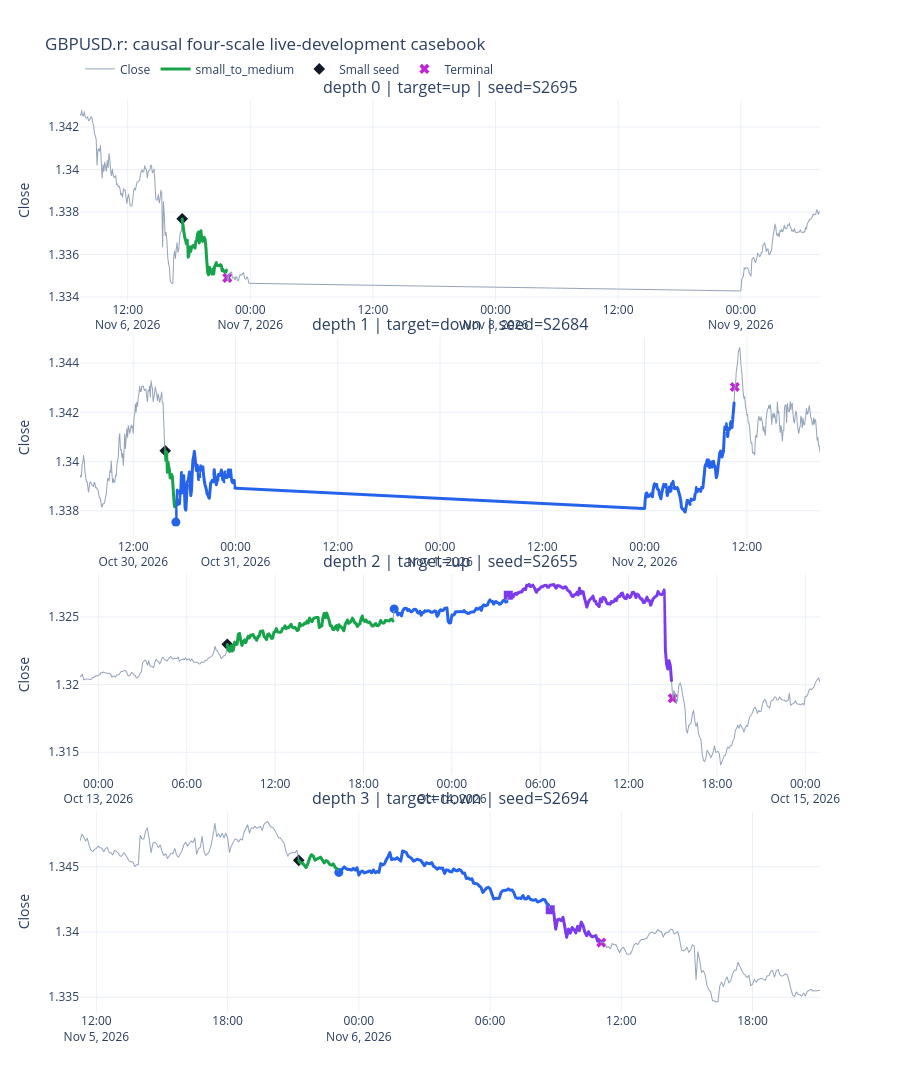

The code cell stored with this chart in its notebook:
### Code cell
def plot_live_casebook(close: pd.Series, panel: pd.DataFrame,
                       examples: pd.DataFrame) -> go.Figure:
    figure = make_subplots(
        rows=len(examples),
        cols=1,
        vertical_spacing=min(0.045, 0.16 / len(examples)),
        subplot_titles=[
            (
                f"depth {int(example.terminal_depth)} | target={example.target_mode} | "
                f"seed={example.seed_small_event_id}"
            )
            for example in examples.itertuples(index=False)
        ],
    )
    stage_colors = {
        Stage.SMALL_TO_MEDIUM.value: "#16a34a",
        Stage.MEDIUM_TO_LARGE.value: "#2563eb",
        Stage.LARGE_TO_MACRO.value: "#7c3aed",
    }

    for row_number, example in enumerate(examples.itertuples(index=False), start=1):
        window_start = max(0, int(example.seed_position) - CASEBOOK_BARS_BEFORE)
        window_end = min(
            len(close), int(example.terminal_position) + CASEBOOK_BARS_AFTER + 1
        )
        price_window = close.iloc[window_start:window_end]
        lineage_path = panel.loc[panel["lineage_id"].eq(example.seed_small_event_id)]

        figure.add_trace(go.Scattergl(
            x=price_window.index,
            y=price_window.to_numpy(),
            mode="lines",
            name="Close",
            legendgroup="close",
            showlegend=row_number == 1,
            line={"color": "#94a3b8", "width": 1.0},
            hovertemplate="time=%{x}<br>close=%{y:.5f}<extra></extra>",
        ), row=row_number, col=1)

        for stage, stage_path in lineage_path.groupby("stage", sort=False):
            figure.add_trace(go.Scattergl(
                x=stage_path["time"],
                y=stage_path["price"],
                mode="lines",
                name=stage,
                legendgroup=stage,
                showlegend=row_number == 1,
                line={"color": stage_colors[stage], "width": 3.0},
                customdata=stage_path[[
                    "elapsed_bars", "target_progress", "lower_r_live",
                    "direction_boundaries", "nested_small_dccs",
                ]].to_numpy(),
                hovertemplate=(
                    f"{stage}<br>time=%{{x}}<br>close=%{{y:.5f}}<br>"
                    "elapsed=%{customdata[0]:.0f}<br>progress=%{customdata[1]:.2%}<br>"
                    "live lower R=%{customdata[2]:.3e}<br>"
                    "boundaries=%{customdata[3]:.0f}<br>"
                    "nested small DCCs=%{customdata[4]:.0f}<extra></extra>"
                ),
            ), row=row_number, col=1)

        markers = [
            ("Small seed", example.seed_time, "#111827", "diamond"),
            ("Medium hand-off", example.medium_time, "#2563eb", "circle"),
            ("Large hand-off", example.large_time, "#7c3aed", "square"),
            ("Terminal", example.terminal_time, "#c026d3", "x"),
        ]
        for label, marker_time, color, symbol in markers:
            if pd.isna(marker_time):
                continue
            marker_position = close.index.get_loc(marker_time)
            figure.add_trace(go.Scatter(
                x=[marker_time],
                y=[close.iloc[marker_position]],
                mode="markers",
                name=label,
                legendgroup=label,
                showlegend=row_number == 1,
                marker={"color": color, "size": 9, "symbol": symbol},
                hovertemplate=f"{label}<br>time=%{{x}}<br>price=%{{y:.5f}}<extra></extra>",
            ), row=row_number, col=1)
        figure.update_yaxes(title_text="Close", row=row_number, col=1)

    figure.update_layout(
        title=f"{SYMBOL}: causal four-scale live-development casebook",
        template="plotly_white",
        height=max(850, 350 * len(examples)),
        hovermode="closest",
        legend={"orientation": "h", "y": 1.05, "x": 0.0},
    )
    return figure


plot_live_casebook(prices, live_panel, casebook_lineages).show()

### Figure 1 — Plotly figure (JSON) as saved in the notebook; plotly's stock layout.template omitted (floating-point values rounded to 4 significant figures; data arrays with more than 128 entries replaced by an {"elided": "..."} marker saying what was removed)
{"data": [{"hovertemplate": "time=%{x}<br>close=%{y:.5f}<extra></extra>", "legendgroup": "close", "line": {"color": "#94a3b8", "width": 1.0}, "mode": "lines", "name": "Close", "showlegend": true, "x": {"elided": "294 str values"}, "y": {"elided": "294 float values"}, "type": "scattergl", "xaxis": "x", "yaxis": "y"}, {"customdata": {"elided": "53x5 float values"}, "hovertemplate": "small_to_medium<br>time=%{x}<br>close=%{y:.5f}<br>elapsed=%{customdata[0]:.0f}<br>progress=%{customdata[1]:.2%}<br>live lower R=%{customdata[2]:.3e}<br>boundaries=%{customdata[3]:.0f}<br>nested small DCCs=%{customdata[4]:.0f}<extra></extra>", "legendgroup": "small_to_medium", "line": {"color": "#16a34a", "width": 3.0}, "mode": "lines", "name": "small_to_medium", "showlegend": true, "x": ["2026-11-06T17:20:00.000000", "2026-11-06T17:25:00.000000", "2026-11-06T17:30:00.000000", "2026-11-06T17:35:00.000000", "2026-11-06T17:40:00.000000", "2026-11-06T17:45:00.000000", "2026-11-06T17:50:00.000000", "2026-11-06T17:55:00.000000", "2026-11-06T18:00:00.000000", "2026-11-06T18:05:00.000000", "2026-11-06T18:10:00.000000", "2026-11-06T18:15:00.000000", "2026-11-06T18:20:00.000000", "2026-11-06T18:25:00.000000", "2026-11-06T18:30:00.000000", "2026-11-06T18:35:00.000000", "2026-11-06T18:40:00.000000", "2026-11-06T18:45:00.000000", "2026-11-06T18:50:00.000000", "2026-11-06T18:55:00.000000", "2026-11-06T19:00:00.000000", "2026-11-06T19:05:00.000000", "2026-11-06T19:10:00.000000", "2026-11-06T19:15:00.000000", "2026-11-06T19:20:00.000000", "2026-11-06T19:25:00.000000", "2026-11-06T19:30:00.000000", "2026-11-06T19:35:00.000000", "2026-11-06T19:40:00.000000", "2026-11-06T19:45:00.000000", "2026-11-06T19:50:00.000000", "2026-11-06T19:55:00.000000", "2026-11-06T20:00:00.000000", "2026-11-06T20:05:00.000000", "2026-11-06T20:10:00.000000", "2026-11-06T20:15:00.000000", "2026-11-06T20:20:00.000000", "2026-11-06T20:25:00.000000", "2026-11-06T20:30:00.000000", "2026-11-06T20:35:00.000000", "2026-11-06T20:40:00.000000", "2026-11-06T20:45:00.000000", "2026-11-06T20:50:00.000000", "2026-11-06T20:55:00.000000", "2026-11-06T21:00:00.000000", "2026-11-06T21:05:00.000000", "2026-11-06T21:10:00.000000", "2026-11-06T21:15:00.000000", "2026-11-06T21:20:00.000000", "2026-11-06T21:25:00.000000", "2026-11-06T21:30:00.000000", "2026-11-06T21:35:00.000000", "2026-11-06T21:40:00.000000"], "y": [1.338, 1.337, 1.337, 1.337, 1.337, 1.337, 1.337, 1.336, 1.336, 1.336, 1.336, 1.336, 1.336, 1.336, 1.336, 1.336, 1.337, 1.337, 1.337, 1.337, 1.337, 1.337, 1.337, 1.337, 1.337, 1.337, 1.337, 1.337, 1.336, 1.336, 1.335, 1.335, 1.335, 1.335, 1.335, 1.335, 1.335, 1.335, 1.335, 1.336, 1.336, 1.335, 1.336, 1.335, 1.336, 1.336, 1.335, 1.335, 1.335, 1.335, 1.335, 1.335, 1.335], "type": "scattergl", "xaxis": "x", "yaxis": "y"}, {"hovertemplate": "Small seed<br>time=%{x}<br>price=%{y:.5f}<extra></extra>", "legendgroup": "Small seed", "marker": {"color": "#111827", "size": 9, "symbol": "diamond"}, "mode": "markers", "name": "Small seed", "showlegend": true, "x": ["2026-11-06T17:20:00+02:00"], "y": [1.338], "type": "scatter", "xaxis": "x", "yaxis": "y"}, {"hovertemplate": "Terminal<br>time=%{x}<br>price=%{y:.5f}<extra></extra>", "legendgroup": "Terminal", "marker": {"color": "#c026d3", "size": 9, "symbol": "x"}, "mode": "markers", "name": "Terminal", "showlegend": true, "x": ["2026-11-06T21:45:00+02:00"], "y": [1.335], "type": "scatter", "xaxis": "x", "yaxis": "y"}, {"hovertemplate": "time=%{x}<br>close=%{y:.5f}<extra></extra>", "legendgroup": "close", "line": {"color": "#94a3b8", "width": 1.0}, "mode": "lines", "name": "Close", "showlegend": false, "x": {"elided": "467 str values"}, "y": {"elided": "467 float values"}, "type": "scattergl", "xaxis": "x2", "yaxis": "y2"}, {"customdata": [[0.0, 0.5304, 0.0001061, 1.0, 0.0], [1.0, 0.603, 0.0001149, 1.0, 0.0], [2.0, 0.5416, 9.847e-05, 1.0, 0.0], [3.0, 0.6923, 0.0001204, 1.0, 0.0], [4.0, 0.6179, 0.000103, 1.0, 0.0], [5.0, 0.6532, 0.0001045, 1.0, 0.0], [6.0, 0.6737, 0.0001036, 1.0, 0.0], [7.0, 0.7351, 0.0001089, 1.0, 0.0], [8.0, 0.7147, 0.0001021, 1.0, 0.0], [9.0, 0.7091, 9.78e-05, 1.0, 0.0], [10.0, 0.7221, 9.628e-05, 1.0, 0.0], [11.0, 0.8003, 0.0001033, 1.0, 0.0], [12.0, 0.8822, 0.0001103, 1.0, 0.0], [13.0, 0.9492, 0.000115, 1.0, 0.0], [14.0, 0.9529, 0.0001121, 1.0, 0.0]], "hovertemplate": "small_to_medium<br>time=%{x}<br>close=%{y:.5f}<br>elapsed=%{customdata[0]:.0f}<br>progress=%{customdata[1]:.2%}<br>live lower R=%{customdata[2]:.3e}<br>boundaries=%{customdata[3]:.0f}<br>nested small DCCs=%{customdata[4]:.0f}<extra></extra>", "legendgroup": "small_to_medium", "line": {"color": "#16a34a", "width": 3.0}, "mode": "lines", "name": "small_to_medium", "showlegend": false, "x": ["2026-10-30T15:45:00.000000", "2026-10-30T15:50:00.000000", "2026-10-30T15:55:00.000000", "2026-10-30T16:00:00.000000", "2026-10-30T16:05:00.000000", "2026-10-30T16:10:00.000000", "2026-10-30T16:15:00.000000", "2026-10-30T16:20:00.000000", "2026-10-30T16:25:00.000000", "2026-10-30T16:30:00.000000", "2026-10-30T16:35:00.000000", "2026-10-30T16:40:00.000000", "2026-10-30T16:45:00.000000", "2026-10-30T16:50:00.000000", "2026-10-30T16:55:00.000000"], "y": [1.34, 1.34, 1.34, 1.34, 1.34, 1.34, 1.34, 1.339, 1.339, 1.339, 1.339, 1.339, 1.339, 1.338, 1.338], "type": "scattergl", "xaxis": "x2", "yaxis": "y2"}, {"customdata": {"elided": "211x5 float values"}, "hovertemplate": "medium_to_large<br>time=%{x}<br>close=%{y:.5f}<br>elapsed=%{customdata[0]:.0f}<br>progress=%{customdata[1]:.2%}<br>live lower R=%{customdata[2]:.3e}<br>boundaries=%{customdata[3]:.0f}<br>nested small DCCs=%{customdata[4]:.0f}<extra></extra>", "legendgroup": "medium_to_large", "line": {"color": "#2563eb", "width": 3.0}, "mode": "lines", "name": "medium_to_large", "showlegend": false, "x": {"elided": "211 str values"}, "y": {"elided": "211 float values"}, "type": "scattergl", "xaxis": "x2", "yaxis": "y2"}, {"hovertemplate": "Small seed<br>time=%{x}<br>price=%{y:.5f}<extra></extra>", "legendgroup": "Small seed", "marker": {"color": "#111827", "size": 9, "symbol": "diamond"}, "mode": "markers", "name": "Small seed", "showlegend": false, "x": ["2026-10-30T15:45:00+02:00"], "y": [1.34], "type": "scatter", "xaxis": "x2", "yaxis": "y2"}, {"hovertemplate": "Medium hand-off<br>time=%{x}<br>price=%{y:.5f}<extra></extra>", "legendgroup": "Medium hand-off", "marker": {"color": "#2563eb", "size": 9, "symbol": "circle"}, "mode": "markers", "name": "Medium hand-off", "showlegend": false, "x": ["2026-10-30T17:00:00+02:00"], "y": [1.338], "type": "scatter", "xaxis": "x2", "yaxis": "y2"}, {"hovertemplate": "Terminal<br>time=%{x}<br>price=%{y:.5f}<extra></extra>", "legendgroup": "Terminal", "marker": {"color": "#c026d3", "size": 9, "symbol": "x"}, "mode": "markers", "name": "Terminal", "showlegend": false, "x": ["2026-11-02T10:35:00+02:00"], "y": [1.343], "type": "scatter", "xaxis": "x2", "yaxis": "y2"}, {"hovertemplate": "time=%{x}<br>close=%{y:.5f}<extra></extra>", "legendgroup": "close", "line": {"color": "#94a3b8", "width": 1.0}, "mode": "lines", "name": "Close", "showlegend": false, "x": {"elided": "604 str values"}, "y": {"elided": "604 float values"}, "type": "scattergl", "xaxis": "x3", "yaxis": "y3"}, {"customdata": {"elided": "136x5 float values"}, "hovertemplate": "small_to_medium<br>time=%{x}<br>close=%{y:.5f}<br>elapsed=%{customdata[0]:.0f}<br>progress=%{customdata[1]:.2%}<br>live lower R=%{customdata[2]:.3e}<br>boundaries=%{customdata[3]:.0f}<br>nested small DCCs=%{customdata[4]:.0f}<extra></extra>", "legendgroup": "small_to_medium", "line": {"color": "#16a34a", "width": 3.0}, "mode": "lines", "name": "small_to_medium", "showlegend": false, "x": {"elided": "136 str values"}, "y": {"elided": "136 float values"}, "type": "scattergl", "xaxis": "x3", "yaxis": "y3"}, {"customdata": {"elided": "93x5 float values"}, "hovertemplate": "medium_to_large<br>time=%{x}<br>close=%{y:.5f}<br>elapsed=%{customdata[0]:.0f}<br>progress=%{customdata[1]:.2%}<br>live lower R=%{customdata[2]:.3e}<br>boundaries=%{customdata[3]:.0f}<br>nested small DCCs=%{customdata[4]:.0f}<extra></extra>", "legendgroup": "medium_to_large", "line": {"color": "#2563eb", "width": 3.0}, "mode": "lines", "name": "medium_to_large", "showlegend": false, "x": ["2026-10-13T20:05:00.000000", "2026-10-13T20:10:00.000000", "2026-10-13T20:15:00.000000", "2026-10-13T20:20:00.000000", "2026-10-13T20:25:00.000000", "2026-10-13T20:30:00.000000", "2026-10-13T20:35:00.000000", "2026-10-13T20:40:00.000000", "2026-10-13T20:45:00.000000", "2026-10-13T20:50:00.000000", "2026-10-13T20:55:00.000000", "2026-10-13T21:00:00.000000", "2026-10-13T21:05:00.000000", "2026-10-13T21:10:00.000000", "2026-10-13T21:15:00.000000", "2026-10-13T21:20:00.000000", "2026-10-13T21:25:00.000000", "2026-10-13T21:30:00.000000", "2026-10-13T21:35:00.000000", "2026-10-13T21:40:00.000000", "2026-10-13T21:45:00.000000", "2026-10-13T21:50:00.000000", "2026-10-13T21:55:00.000000", "2026-10-13T22:00:00.000000", "2026-10-13T22:05:00.000000", "2026-10-13T22:10:00.000000", "2026-10-13T22:15:00.000000", "2026-10-13T22:20:00.000000", "2026-10-13T22:25:00.000000", "2026-10-13T22:30:00.000000", "2026-10-13T22:35:00.000000", "2026-10-13T22:40:00.000000", "2026-10-13T22:45:00.000000", "2026-10-13T22:50:00.000000", "2026-10-13T22:55:00.000000", "2026-10-13T23:00:00.000000", "2026-10-13T23:05:00.000000", "2026-10-13T23:10:00.000000", "2026-10-13T23:15:00.000000", "2026-10-13T23:20:00.000000", "2026-10-13T23:25:00.000000", "2026-10-13T23:30:00.000000", "2026-10-13T23:35:00.000000", "2026-10-13T23:40:00.000000", "2026-10-13T23:45:00.000000", "2026-10-13T23:50:00.000000", "2026-10-13T23:55:00.000000", "2026-10-14T00:00:00.000000", "2026-10-14T00:05:00.000000", "2026-10-14T00:10:00.000000", "2026-10-14T00:15:00.000000", "2026-10-14T00:20:00.000000", "2026-10-14T00:25:00.000000", "2026-10-14T00:30:00.000000", "2026-10-14T00:35:00.000000", "2026-10-14T00:40:00.000000", "2026-10-14T00:45:00.000000", "2026-10-14T00:50:00.000000", "2026-10-14T00:55:00.000000", "2026-10-14T01:00:00.000000", "2026-10-14T01:05:00.000000", "2026-10-14T01:10:00.000000", "2026-10-14T01:15:00.000000", "2026-10-14T01:20:00.000000", "2026-10-14T01:25:00.000000", "2026-10-14T01:30:00.000000", "2026-10-14T01:35:00.000000", "2026-10-14T01:40:00.000000", "2026-10-14T01:45:00.000000", "2026-10-14T01:50:00.000000", "2026-10-14T01:55:00.000000", "2026-10-14T02:00:00.000000", "2026-10-14T02:05:00.000000", "2026-10-14T02:10:00.000000", "2026-10-14T02:15:00.000000", "2026-10-14T02:20:00.000000", "2026-10-14T02:25:00.000000", "2026-10-14T02:30:00.000000", "2026-10-14T02:35:00.000000", "2026-10-14T02:40:00.000000", "2026-10-14T02:45:00.000000", "2026-10-14T02:50:00.000000", "2026-10-14T02:55:00.000000", "2026-10-14T03:00:00.000000", "2026-10-14T03:05:00.000000", "2026-10-14T03:10:00.000000", "2026-10-14T03:15:00.000000", "2026-10-14T03:20:00.000000", "2026-10-14T03:25:00.000000", "2026-10-14T03:30:00.000000", "2026-10-14T03:35:00.000000", "2026-10-14T03:40:00.000000", "2026-10-14T03:45:00.000000"], "y": [1.326, 1.326, 1.326, 1.325, 1.325, 1.325, 1.325, 1.325, 1.326, 1.326, 1.326, 1.325, 1.326, 1.325, 1.325, 1.325, 1.326, 1.326, 1.326, 1.325, 1.325, 1.325, 1.325, 1.325, 1.325, 1.325, 1.325, 1.325, 1.325, 1.325, 1.325, 1.325, 1.325, 1.325, 1.325, 1.325, 1.325, 1.325, 1.326, 1.325, 1.325, 1.326, 1.326, 1.326, 1.325, 1.325, 1.325, 1.325, 1.325, 1.325, 1.325, 1.325, 1.325, 1.325, 1.325, 1.325, 1.325, 1.325, 1.325, 1.325, 1.325, 1.325, 1.325, 1.325, 1.325, 1.325, 1.326, 1.326, 1.326, 1.326, 1.326, 1.325, 1.326, 1.326, 1.326, 1.326, 1.326, 1.326, 1.326, 1.326, 1.326, 1.326, 1.326, 1.326, 1.326, 1.326, 1.326, 1.326, 1.326, 1.326, 1.326, 1.326, 1.326], "type": "scattergl", "xaxis": "x3", "yaxis": "y3"}, {"customdata": {"elided": "134x5 float values"}, "hovertemplate": "large_to_macro<br>time=%{x}<br>close=%{y:.5f}<br>elapsed=%{customdata[0]:.0f}<br>progress=%{customdata[1]:.2%}<br>live lower R=%{customdata[2]:.3e}<br>boundaries=%{customdata[3]:.0f}<br>nested small DCCs=%{customdata[4]:.0f}<extra></extra>", "legendgroup": "large_to_macro", "line": {"color": "#7c3aed", "width": 3.0}, "mode": "lines", "name": "large_to_macro", "showlegend": false, "x": {"elided": "134 str values"}, "y": {"elided": "134 float values"}, "type": "scattergl", "xaxis": "x3", "yaxis": "y3"}, {"hovertemplate": "Small seed<br>time=%{x}<br>price=%{y:.5f}<extra></extra>", "legendgroup": "Small seed", "marker": {"color": "#111827", "size": 9, "symbol": "diamond"}, "mode": "markers", "name": "Small seed", "showlegend": false, "x": ["2026-10-13T08:45:00+02:00"], "y": [1.323], "type": "scatter", "xaxis": "x3", "yaxis": "y3"}, {"hovertemplate": "Medium hand-off<br>time=%{x}<br>price=%{y:.5f}<extra></extra>", "legendgroup": "Medium hand-off", "marker": {"color": "#2563eb", "size": 9, "symbol": "circle"}, "mode": "markers", "name": "Medium hand-off", "showlegend": false, "x": ["2026-10-13T20:05:00+02:00"], "y": [1.326], "type": "scatter", "xaxis": "x3", "yaxis": "y3"}, {"hovertemplate": "Large hand-off<br>time=%{x}<br>price=%{y:.5f}<extra></extra>", "legendgroup": "Large hand-off", "marker": {"color": "#7c3aed", "size": 9, "symbol": "square"}, "mode": "markers", "name": "Large hand-off", "showlegend": false, "x": ["2026-10-14T03:50:00+02:00"], "y": [1.327], "type": "scatter", "xaxis": "x3", "yaxis": "y3"}, {"hovertemplate": "Terminal<br>time=%{x}<br>price=%{y:.5f}<extra></extra>", "legendgroup": "Terminal", "marker": {"color": "#c026d3", "size": 9, "symbol": "x"}, "mode": "markers", "name": "Terminal", "showlegend": false, "x": ["2026-10-14T15:00:00+02:00"], "y": [1.319], "type": "scatter", "xaxis": "x3", "yaxis": "y3"}, {"hovertemplate": "time=%{x}<br>close=%{y:.5f}<extra></extra>", "legendgroup": "close", "line": {"color": "#94a3b8", "width": 1.0}, "mode": "lines", "name": "Close", "showlegend": false, "x": {"elided": "407 str values"}, "y": {"elided": "407 float values"}, "type": "scattergl", "xaxis": "x4", "yaxis": "y4"}, {"customdata": [[0.0, 0.8444, 0.00013, 1.0, 0.0], [1.0, 0.8777, 0.0001302, 1.0, 0.0], [2.0, 0.8814, 0.0001241, 1.0, 0.0], [3.0, 0.9111, 0.0001238, 1.0, 0.0], [4.0, 0.9463, 0.0001247, 1.0, 0.0], [5.0, 0.8926, 0.0001092, 1.0, 0.0], [6.0, 0.8092, 8.996e-05, 1.0, 0.0], [7.0, 0.7629, 7.848e-05, 1.0, 0.0], [8.0, 0.7833, 7.861e-05, 1.0, 0.0], [9.0, 0.8426, 8.471e-05, 1.0, 0.0], [10.0, 0.824, 7.883e-05, 1.0, 0.0], [11.0, 0.8129, 7.442e-05, 1.0, 0.0], [12.0, 0.7981, 6.981e-05, 1.0, 0.0], [13.0, 0.8407, 7.317e-05, 1.0, 0.0], [14.0, 0.8796, 7.583e-05, 1.0, 0.0], [15.0, 0.8463, 6.929e-05, 1.0, 0.0], [16.0, 0.8611, 6.899e-05, 1.0, 0.0], [17.0, 0.9018, 7.176e-05, 1.0, 0.0], [18.0, 0.9111, 7.077e-05, 1.0, 0.0], [19.0, 0.8944, 6.695e-05, 1.0, 0.0], [20.0, 0.9444, 7.055e-05, 1.0, 0.0], [21.0, 0.9629, 7.065e-05, 1.0, 0.0]], "hovertemplate": "small_to_medium<br>time=%{x}<br>close=%{y:.5f}<br>elapsed=%{customdata[0]:.0f}<br>progress=%{customdata[1]:.2%}<br>live lower R=%{customdata[2]:.3e}<br>boundaries=%{customdata[3]:.0f}<br>nested small DCCs=%{customdata[4]:.0f}<extra></extra>", "legendgroup": "small_to_medium", "line": {"color": "#16a34a", "width": 3.0}, "mode": "lines", "name": "small_to_medium", "showlegend": false, "x": ["2026-11-05T21:15:00.000000", "2026-11-05T21:20:00.000000", "2026-11-05T21:25:00.000000", "2026-11-05T21:30:00.000000", "2026-11-05T21:35:00.000000", "2026-11-05T21:40:00.000000", "2026-11-05T21:45:00.000000", "2026-11-05T21:50:00.000000", "2026-11-05T21:55:00.000000", "2026-11-05T22:00:00.000000", "2026-11-05T22:05:00.000000", "2026-11-05T22:10:00.000000", "2026-11-05T22:15:00.000000", "2026-11-05T22:20:00.000000", "2026-11-05T22:25:00.000000", "2026-11-05T22:30:00.000000", "2026-11-05T22:35:00.000000", "2026-11-05T22:40:00.000000", "2026-11-05T22:45:00.000000", "2026-11-05T22:50:00.000000", "2026-11-05T22:55:00.000000", "2026-11-05T23:00:00.000000"], "y": [1.345, 1.345, 1.345, 1.345, 1.345, 1.345, 1.346, 1.346, 1.346, 1.345, 1.346, 1.346, 1.346, 1.346, 1.345, 1.345, 1.345, 1.345, 1.345, 1.345, 1.345, 1.345], "type": "scattergl", "xaxis": "x4", "yaxis": "y4"}, {"customdata": {"elided": "116x5 float values"}, "hovertemplate": "medium_to_large<br>time=%{x}<br>close=%{y:.5f}<br>elapsed=%{customdata[0]:.0f}<br>progress=%{customdata[1]:.2%}<br>live lower R=%{customdata[2]:.3e}<br>boundaries=%{customdata[3]:.0f}<br>nested small DCCs=%{customdata[4]:.0f}<extra></extra>", "legendgroup": "medium_to_large", "line": {"color": "#2563eb", "width": 3.0}, "mode": "lines", "name": "medium_to_large", "showlegend": false, "x": ["2026-11-05T23:05:00.000000", "2026-11-05T23:10:00.000000", "2026-11-05T23:15:00.000000", "2026-11-05T23:20:00.000000", "2026-11-05T23:25:00.000000", "2026-11-05T23:30:00.000000", "2026-11-05T23:35:00.000000", "2026-11-05T23:40:00.000000", "2026-11-05T23:45:00.000000", "2026-11-05T23:50:00.000000", "2026-11-05T23:55:00.000000", "2026-11-06T00:00:00.000000", "2026-11-06T00:05:00.000000", "2026-11-06T00:10:00.000000", "2026-11-06T00:15:00.000000", "2026-11-06T00:20:00.000000", "2026-11-06T00:25:00.000000", "2026-11-06T00:30:00.000000", "2026-11-06T00:35:00.000000", "2026-11-06T00:40:00.000000", "2026-11-06T00:45:00.000000", "2026-11-06T00:50:00.000000", "2026-11-06T00:55:00.000000", "2026-11-06T01:00:00.000000", "2026-11-06T01:05:00.000000", "2026-11-06T01:10:00.000000", "2026-11-06T01:15:00.000000", "2026-11-06T01:20:00.000000", "2026-11-06T01:25:00.000000", "2026-11-06T01:30:00.000000", "2026-11-06T01:35:00.000000", "2026-11-06T01:40:00.000000", "2026-11-06T01:45:00.000000", "2026-11-06T01:50:00.000000", "2026-11-06T01:55:00.000000", "2026-11-06T02:00:00.000000", "2026-11-06T02:05:00.000000", "2026-11-06T02:10:00.000000", "2026-11-06T02:15:00.000000", "2026-11-06T02:20:00.000000", "2026-11-06T02:25:00.000000", "2026-11-06T02:30:00.000000", "2026-11-06T02:35:00.000000", "2026-11-06T02:40:00.000000", "2026-11-06T02:45:00.000000", "2026-11-06T02:50:00.000000", "2026-11-06T02:55:00.000000", "2026-11-06T03:00:00.000000", "2026-11-06T03:05:00.000000", "2026-11-06T03:10:00.000000", "2026-11-06T03:15:00.000000", "2026-11-06T03:20:00.000000", "2026-11-06T03:25:00.000000", "2026-11-06T03:30:00.000000", "2026-11-06T03:35:00.000000", "2026-11-06T03:40:00.000000", "2026-11-06T03:45:00.000000", "2026-11-06T03:50:00.000000", "2026-11-06T03:55:00.000000", "2026-11-06T04:00:00.000000", "2026-11-06T04:05:00.000000", "2026-11-06T04:10:00.000000", "2026-11-06T04:15:00.000000", "2026-11-06T04:20:00.000000", "2026-11-06T04:25:00.000000", "2026-11-06T04:30:00.000000", "2026-11-06T04:35:00.000000", "2026-11-06T04:40:00.000000", "2026-11-06T04:45:00.000000", "2026-11-06T04:50:00.000000", "2026-11-06T04:55:00.000000", "2026-11-06T05:00:00.000000", "2026-11-06T05:05:00.000000", "2026-11-06T05:10:00.000000", "2026-11-06T05:15:00.000000", "2026-11-06T05:20:00.000000", "2026-11-06T05:25:00.000000", "2026-11-06T05:30:00.000000", "2026-11-06T05:35:00.000000", "2026-11-06T05:40:00.000000", "2026-11-06T05:45:00.000000", "2026-11-06T05:50:00.000000", "2026-11-06T05:55:00.000000", "2026-11-06T06:00:00.000000", "2026-11-06T06:05:00.000000", "2026-11-06T06:10:00.000000", "2026-11-06T06:15:00.000000", "2026-11-06T06:20:00.000000", "2026-11-06T06:25:00.000000", "2026-11-06T06:30:00.000000", "2026-11-06T06:35:00.000000", "2026-11-06T06:40:00.000000", "2026-11-06T06:45:00.000000", "2026-11-06T06:50:00.000000", "2026-11-06T06:55:00.000000", "2026-11-06T07:00:00.000000", "2026-11-06T07:05:00.000000", "2026-11-06T07:10:00.000000", "2026-11-06T07:15:00.000000", "2026-11-06T07:20:00.000000", "2026-11-06T07:25:00.000000", "2026-11-06T07:30:00.000000", "2026-11-06T07:35:00.000000", "2026-11-06T07:40:00.000000", "2026-11-06T07:45:00.000000", "2026-11-06T07:50:00.000000", "2026-11-06T07:55:00.000000", "2026-11-06T08:00:00.000000", "2026-11-06T08:05:00.000000", "2026-11-06T08:10:00.000000", "2026-11-06T08:15:00.000000", "2026-11-06T08:20:00.000000", "2026-11-06T08:25:00.000000", "2026-11-06T08:30:00.000000", "2026-11-06T08:35:00.000000", "2026-11-06T08:40:00.000000"], "y": [1.345, 1.345, 1.345, 1.345, 1.345, 1.345, 1.345, 1.345, 1.345, 1.345, 1.345, 1.344, 1.345, 1.345, 1.345, 1.345, 1.345, 1.345, 1.345, 1.345, 1.345, 1.345, 1.345, 1.345, 1.345, 1.345, 1.346, 1.346, 1.346, 1.346, 1.346, 1.346, 1.346, 1.346, 1.345, 1.346, 1.346, 1.346, 1.346, 1.346, 1.346, 1.345, 1.346, 1.346, 1.346, 1.345, 1.345, 1.345, 1.345, 1.345, 1.345, 1.345, 1.345, 1.345, 1.345, 1.345, 1.345, 1.345, 1.344, 1.345, 1.345, 1.345, 1.345, 1.345, 1.345, 1.345, 1.345, 1.345, 1.345, 1.345, 1.344, 1.344, 1.344, 1.344, 1.344, 1.344, 1.344, 1.344, 1.343, 1.343, 1.343, 1.343, 1.343, 1.343, 1.343, 1.343, 1.343, 1.343, 1.343, 1.343, 1.343, 1.343, 1.343, 1.343, 1.343, 1.343, 1.343, 1.343, 1.343, 1.343, 1.343, 1.343, 1.343, 1.343, 1.343, 1.343, 1.342, 1.342, 1.342, 1.342, 1.342, 1.342, 1.343, 1.342, 1.342, 1.342], "type": "scattergl", "xaxis": "x4", "yaxis": "y4"}, {"customdata": {"elided": "28x5 float values"}, "hovertemplate": "large_to_macro<br>time=%{x}<br>close=%{y:.5f}<br>elapsed=%{customdata[0]:.0f}<br>progress=%{customdata[1]:.2%}<br>live lower R=%{customdata[2]:.3e}<br>boundaries=%{customdata[3]:.0f}<br>nested small DCCs=%{customdata[4]:.0f}<extra></extra>", "legendgroup": "large_to_macro", "line": {"color": "#7c3aed", "width": 3.0}, "mode": "lines", "name": "large_to_macro", "showlegend": false, "x": ["2026-11-06T08:45:00.000000", "2026-11-06T08:50:00.000000", "2026-11-06T08:55:00.000000", "2026-11-06T09:00:00.000000", "2026-11-06T09:05:00.000000", "2026-11-06T09:10:00.000000", "2026-11-06T09:15:00.000000", "2026-11-06T09:20:00.000000", "2026-11-06T09:25:00.000000", "2026-11-06T09:30:00.000000", "2026-11-06T09:35:00.000000", "2026-11-06T09:40:00.000000", "2026-11-06T09:45:00.000000", "2026-11-06T09:50:00.000000", "2026-11-06T09:55:00.000000", "2026-11-06T10:00:00.000000", "2026-11-06T10:05:00.000000", "2026-11-06T10:10:00.000000", "2026-11-06T10:15:00.000000", "2026-11-06T10:20:00.000000", "2026-11-06T10:25:00.000000", "2026-11-06T10:30:00.000000", "2026-11-06T10:35:00.000000", "2026-11-06T10:40:00.000000", "2026-11-06T10:45:00.000000", "2026-11-06T10:50:00.000000", "2026-11-06T10:55:00.000000", "2026-11-06T11:00:00.000000"], "y": [1.342, 1.342, 1.341, 1.34, 1.341, 1.341, 1.341, 1.341, 1.34, 1.34, 1.34, 1.34, 1.34, 1.34, 1.34, 1.34, 1.34, 1.341, 1.341, 1.34, 1.34, 1.34, 1.34, 1.34, 1.34, 1.34, 1.339, 1.339], "type": "scattergl", "xaxis": "x4", "yaxis": "y4"}, {"hovertemplate": "Small seed<br>time=%{x}<br>price=%{y:.5f}<extra></extra>", "legendgroup": "Small seed", "marker": {"color": "#111827", "size": 9, "symbol": "diamond"}, "mode": "markers", "name": "Small seed", "showlegend": false, "x": ["2026-11-05T21:15:00+02:00"], "y": [1.345], "type": "scatter", "xaxis": "x4", "yaxis": "y4"}, {"hovertemplate": "Medium hand-off<br>time=%{x}<br>price=%{y:.5f}<extra></extra>", "legendgroup": "Medium hand-off", "marker": {"color": "#2563eb", "size": 9, "symbol": "circle"}, "mode": "markers", "name": "Medium hand-off", "showlegend": false, "x": ["2026-11-05T23:05:00+02:00"], "y": [1.345], "type": "scatter", "xaxis": "x4", "yaxis": "y4"}, {"hovertemplate": "Large hand-off<br>time=%{x}<br>price=%{y:.5f}<extra></extra>", "legendgroup": "Large hand-off", "marker": {"color": "#7c3aed", "size": 9, "symbol": "square"}, "mode": "markers", "name": "Large hand-off", "showlegend": false, "x": ["2026-11-06T08:45:00+02:00"], "y": [1.342], "type": "scatter", "xaxis": "x4", "yaxis": "y4"}, {"hovertemplate": "Terminal<br>time=%{x}<br>price=%{y:.5f}<extra></extra>", "legendgroup": "Terminal", "marker": {"color": "#c026d3", "size": 9, "symbol": "x"}, "mode": "markers", "name": "Terminal", "showlegend": false, "x": ["2026-11-06T11:05:00+02:00"], "y": [1.339], "type": "scatter", "xaxis": "x4", "yaxis": "y4"}], "layout": {"xaxis": {"anchor": "y", "domain": [0.0, 1.0]}, "yaxis": {"anchor": "x", "domain": [0.78, 1.0], "title": {"text": "Close"}}, "xaxis2": {"anchor": "y2", "domain": [0.0, 1.0]}, "yaxis2": {"anchor": "x2", "domain": [0.52, 0.74], "title": {"text": "Close"}}, "xaxis3": {"anchor": "y3", "domain": [0.0, 1.0]}, "yaxis3": {"anchor": "x3", "domain": [0.26, 0.48], "title": {"text": "Close"}}, "xaxis4": {"anchor": "y4", "domain": [0.0, 1.0]}, "yaxis4": {"anchor": "x4", "domain": [0.0, 0.22], "title": {"text": "Close"}}, "annotations": [{"font": {"size": 16}, "showarrow": false, "text": "depth 0 | target=up | seed=S2695", "x": 0.5, "xanchor": "center", "xref": "paper", "y": 1.0, "yanchor": "bottom", "yref": "paper"}, {"font": {"size": 16}, "showarrow": false, "text": "depth 1 | target=down | seed=S2684", "x": 0.5, "xanchor": "center", "xref": "paper", "y": 0.74, "yanchor": "bottom", "yref": "paper"}, {"font": {"size": 16}, "showarrow": false, "text": "depth 2 | target=up | seed=S2655", "x": 0.5, "xanchor": "center", "xref": "paper", "y": 0.48, "yanchor": "bottom", "yref": "paper"}, {"font": {"size": 16}, "showarrow": false, "text": "depth 3 | target=down | seed=S2694", "x": 0.5, "xanchor": "center", "xref": "paper", "y": 0.22, "yanchor": "bottom", "yref": "paper"}], "legend": {"orientation": "h", "y": 1.05, "x": 0.0}, "title": {"text": "GBPUSD.r: causal four-scale live-development casebook"}, "height": 1400, "hovermode": "closest"}}
